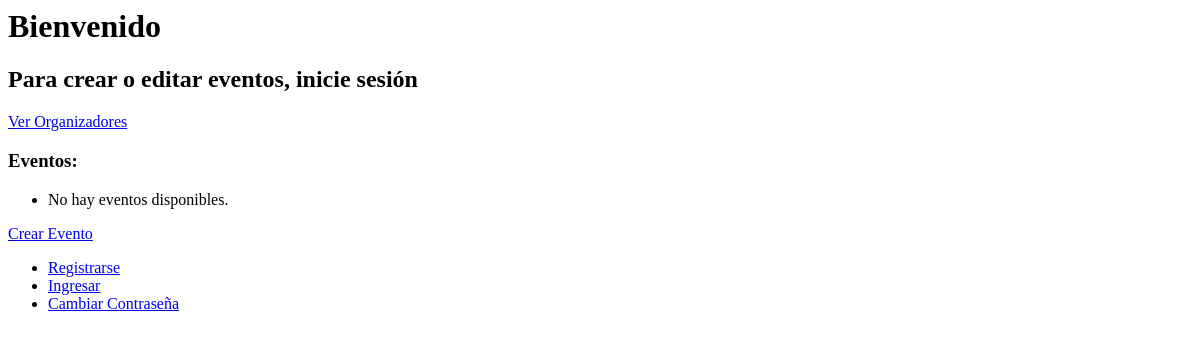
The app's page /, older data.
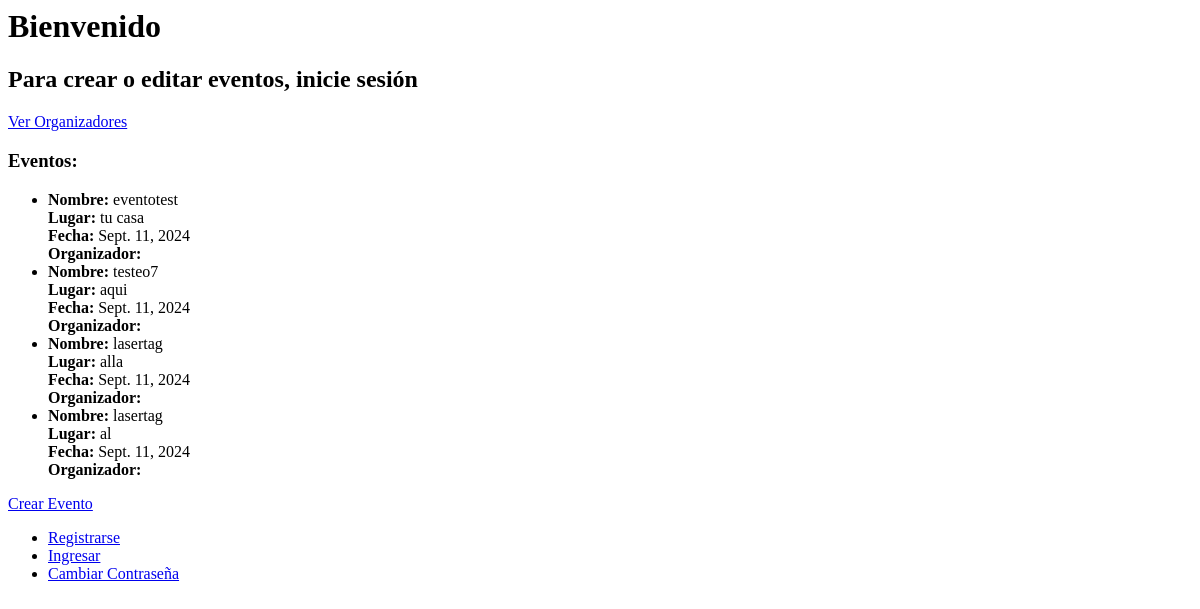
The same page, newer data.
### eventos/models.py (models this page shows, shortened)
class Evento(models.Model):
    nombre = models.CharField(max_length=100)
    lugar = models.CharField(max_length=100)
    fecha = models.DateField(default=timezone.now)
    organizador = models.ForeignKey(CustomUser, on_delete=models.CASCADE)
    fecha_creacion = models.DateField(default=timezone.now)

### eventos/views.py (the view)
# urls.py: 2. Add a URL to urlpatterns:  path('', Home.as_view(), name='home')
class Home(ListView):
    model = Evento
    template_name = 'eventos/home.html'

### eventos/templates/eventos/home.html
<h1>Bienvenido</h1>
{% if user.is_authenticated %}
  <h2>Bienvenido, {{ user.username }}!</h2>
  <p>Está correctamente en línea.</p>
  <a href="{% url 'eventos:organizadores' %}">Ver Organizadores</a>
  <h3>Eventos:</h3>
  <ul>
    {% for evento in object_list %}
  <li>
    <strong>Nombre:</strong> {{ evento.nombre }}<br>
    <strong>Lugar:</strong> {{ evento.lugar }}<br>
    <strong>Fecha:</strong> {{ evento.fecha }}<br>
    <strong>Organizador:</strong> {{ evento.organizador.nombre }}<br>
    {% if evento.organizador == user %}
      <a href="{% url 'eventos:editar_evento' evento.id %}">Editar Evento</a>
    {% else %}
      <p>No tiene permiso para editar este evento.</p>
    {% endif %}
  </li>
{% empty %}
  <li>No hay eventos disponibles.</li>
{% endfor %}
  </ul>
  <p><a href="{% url 'eventos:crear_evento' %}">Crear Evento</a></p>
  <p><a href="{% url 'account_logout' %}">Cerrar sesión</a></p>
{% else %}
  <h2>Para crear o editar eventos, inicie sesión</h2>
  <a href="{% url 'eventos:organizadores' %}">Ver Organizadores</a>
  <h3>Eventos:</h3>
  <ul>
    {% for evento in object_list %}
      <li>
        <strong>Nombre:</strong> {{ evento.nombre }}<br>
        <strong>Lugar:</strong> {{ evento.lugar }}<br>
        <strong>Fecha:</strong> {{ evento.fecha }}<br>
        <strong>Organizador:</strong> {{ evento.organizador.nombre }}<br>
      </li>
    {% empty %}
      <li>No hay eventos disponibles.</li>
    {% endfor %}
  </ul>
  <p><a href="{% url 'eventos:crear_evento' %}">Crear Evento</a></p>
{% endif %}
<ul>
  {% if not user.is_authenticated %}
    <li><a href="{% url 'account_signup' %}">Registrarse</a></li>
    <li><a href="{% url 'account_login' %}">Ingresar</a></li>
  {% endif %}
  <li><a href="{% url 'account_reset_password' %}">Cambiar Contraseña</a></li>
</ul>

Row changes from the older to the newer data that the page shows:
added Evento: nombre "eventotest", lugar "tu casa", fecha "Sept. 11, 2024"
added Evento: nombre "testeo7", lugar "aqui", fecha "Sept. 11, 2024"
added Evento: nombre "lasertag", lugar "alla", fecha "Sept. 11, 2024"
added Evento: nombre "lasertag", lugar "al", fecha "Sept. 11, 2024"
Text that changed along with them:
text no longer shown: "No hay eventos disponibles."
